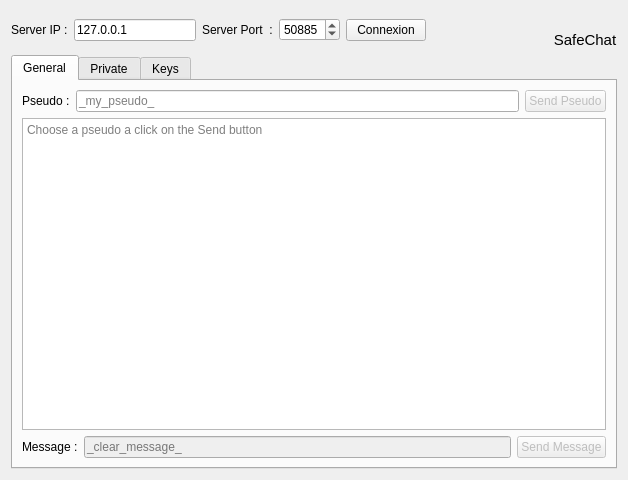
<?xml version="1.0" encoding="UTF-8"?>
<ui version="4.0">
 <class>ChatWindow</class>
 <widget class="QWidget" name="ChatWindow">
  <property name="geometry">
   <rect>
    <x>0</x>
    <y>0</y>
    <width>628</width>
    <height>480</height>
   </rect>
  </property>
  <property name="windowTitle">
   <string>SafeChat - Client</string>
  </property>
  <property name="windowIcon">
   <iconset>
    <normaloff>chat.png</normaloff>chat.png</iconset>
  </property>
  <layout class="QVBoxLayout" name="verticalLayout_2">
   <item>
    <layout class="QHBoxLayout" name="horizontalLayout">
     <item>
      <widget class="QLabel" name="label">
       <property name="text">
        <string>Server IP :</string>
       </property>
      </widget>
     </item>
     <item>
      <widget class="QLineEdit" name="serveurIP">
       <property name="maximumSize">
        <size>
         <width>150</width>
         <height>16777215</height>
        </size>
       </property>
       <property name="text">
        <string>127.0.0.1</string>
       </property>
      </widget>
     </item>
     <item>
      <widget class="QLabel" name="label_2">
       <property name="text">
        <string>Server Port  :</string>
       </property>
      </widget>
     </item>
     <item>
      <widget class="QSpinBox" name="serveurPort">
       <property name="minimumSize">
        <size>
         <width>60</width>
         <height>0</height>
        </size>
       </property>
       <property name="minimum">
        <number>1024</number>
       </property>
       <property name="maximum">
        <number>65535</number>
       </property>
       <property name="value">
        <number>50885</number>
       </property>
      </widget>
     </item>
     <item>
      <widget class="QPushButton" name="boutonConnexion">
       <property name="text">
        <string>Connexion</string>
       </property>
      </widget>
     </item>
     <item>
      <spacer name="horizontalSpacer">
       <property name="orientation">
        <enum>Qt::Horizontal</enum>
       </property>
       <property name="sizeHint" stdset="0">
        <size>
         <width>40</width>
         <height>20</height>
        </size>
       </property>
      </spacer>
     </item>
     <item>
      <layout class="QVBoxLayout" name="verticalLayout">
       <item>
        <widget class="QLabel" name="label_5">
         <property name="pixmap">
          <pixmap>chat.png</pixmap>
         </property>
        </widget>
       </item>
       <item>
        <widget class="QLabel" name="label_6">
         <property name="font">
          <font>
           <pointsize>11</pointsize>
           <weight>50</weight>
           <bold>false</bold>
          </font>
         </property>
         <property name="text">
          <string>SafeChat</string>
         </property>
         <property name="alignment">
          <set>Qt::AlignCenter</set>
         </property>
        </widget>
       </item>
      </layout>
     </item>
    </layout>
   </item>
   <item>
    <widget class="QTabWidget" name="tabWidget">
     <property name="enabled">
      <bool>true</bool>
     </property>
     <property name="currentIndex">
      <number>0</number>
     </property>
     <widget class="QWidget" name="tab">
      <attribute name="title">
       <string>General</string>
      </attribute>
      <layout class="QVBoxLayout" name="verticalLayout_3">
       <item>
        <layout class="QHBoxLayout" name="horizontalLayout_8">
         <item>
          <widget class="QLabel" name="label_3">
           <property name="maximumSize">
            <size>
             <width>16777215</width>
             <height>16777215</height>
            </size>
           </property>
           <property name="text">
            <string>Pseudo :</string>
           </property>
           <property name="scaledContents">
            <bool>false</bool>
           </property>
          </widget>
         </item>
         <item>
          <widget class="QLineEdit" name="pseudo">
           <property name="maximumSize">
            <size>
             <width>16777215</width>
             <height>16777215</height>
            </size>
           </property>
           <property name="placeholderText">
            <string>_my_pseudo_</string>
           </property>
          </widget>
         </item>
         <item>
          <widget class="QPushButton" name="pbSendPseudo">
           <property name="enabled">
            <bool>false</bool>
           </property>
           <property name="maximumSize">
            <size>
             <width>16777215</width>
             <height>16777215</height>
            </size>
           </property>
           <property name="text">
            <string>Send Pseudo</string>
           </property>
          </widget>
         </item>
        </layout>
       </item>
       <item>
        <widget class="QTextEdit" name="listeMessages">
         <property name="readOnly">
          <bool>true</bool>
         </property>
         <property name="placeholderText">
          <string>Choose a pseudo a click on the Send button</string>
         </property>
        </widget>
       </item>
       <item>
        <layout class="QHBoxLayout" name="horizontalLayout_2">
         <item>
          <widget class="QLabel" name="label_4">
           <property name="text">
            <string>Message :</string>
           </property>
          </widget>
         </item>
         <item>
          <widget class="QLineEdit" name="message">
           <property name="enabled">
            <bool>false</bool>
           </property>
           <property name="placeholderText">
            <string>_clear_message_</string>
           </property>
          </widget>
         </item>
         <item>
          <widget class="QPushButton" name="pbSend">
           <property name="enabled">
            <bool>false</bool>
           </property>
           <property name="text">
            <string>Send Message</string>
           </property>
           <property name="icon">
            <iconset>
             <normaloff>chat.png</normaloff>chat.png</iconset>
           </property>
          </widget>
         </item>
        </layout>
       </item>
      </layout>
     </widget>
     <widget class="QWidget" name="tab_2">
      <attribute name="title">
       <string>Private</string>
      </attribute>
      <layout class="QVBoxLayout" name="verticalLayout_4">
       <item>
        <layout class="QHBoxLayout" name="horizontalLayout_3">
         <item>
          <widget class="QLabel" name="label_7">
           <property name="text">
            <string>Create connexion with : </string>
           </property>
          </widget>
         </item>
         <item>
          <widget class="QLineEdit" name="lePseudo">
           <property name="inputMask">
            <string/>
           </property>
           <property name="text">
            <string/>
           </property>
           <property name="placeholderText">
            <string>_pseudo_</string>
           </property>
          </widget>
         </item>
         <item>
          <widget class="QPushButton" name="pbTryConnection">
           <property name="enabled">
            <bool>false</bool>
           </property>
           <property name="text">
            <string>Try Connection</string>
           </property>
          </widget>
         </item>
        </layout>
       </item>
       <item>
        <layout class="QHBoxLayout" name="horizontalLayout_7">
         <item>
          <widget class="QLabel" name="label_8">
           <property name="text">
            <string>Send a message To : </string>
           </property>
          </widget>
         </item>
         <item>
          <widget class="QComboBox" name="cbClientsSecured"/>
         </item>
        </layout>
       </item>
       <item>
        <widget class="QTextEdit" name="tePrivate">
         <property name="placeholderText">
          <string>Enter the pseudo of the person you want to discuss with , and click on Try Connection</string>
         </property>
        </widget>
       </item>
       <item>
        <layout class="QHBoxLayout" name="horizontalLayout_4">
         <item>
          <widget class="QLineEdit" name="leSafeMsg">
           <property name="placeholderText">
            <string>_crypted_message_</string>
           </property>
          </widget>
         </item>
         <item>
          <widget class="QPushButton" name="pbSendSecured">
           <property name="enabled">
            <bool>false</bool>
           </property>
           <property name="text">
            <string>Send Message</string>
           </property>
          </widget>
         </item>
        </layout>
       </item>
      </layout>
     </widget>
     <widget class="QWidget" name="tab_3">
      <attribute name="title">
       <string>Keys</string>
      </attribute>
      <layout class="QHBoxLayout" name="horizontalLayout_6">
       <item>
        <layout class="QHBoxLayout" name="horizontalLayout_5">
         <item>
          <layout class="QVBoxLayout" name="verticalLayout_5">
           <item>
            <widget class="QTextEdit" name="tePubKey"/>
           </item>
           <item>
            <widget class="QPushButton" name="pbChangePubKey">
             <property name="text">
              <string>Change Public Key</string>
             </property>
            </widget>
           </item>
          </layout>
         </item>
         <item>
          <layout class="QVBoxLayout" name="verticalLayout_6">
           <item>
            <widget class="QTextEdit" name="tePrivKey"/>
           </item>
           <item>
            <widget class="QPushButton" name="pbChangePrivKey">
             <property name="text">
              <string>Change Private Key</string>
             </property>
            </widget>
           </item>
          </layout>
         </item>
        </layout>
       </item>
      </layout>
     </widget>
    </widget>
   </item>
  </layout>
 </widget>
 <resources/>
 <connections/>
</ui>
